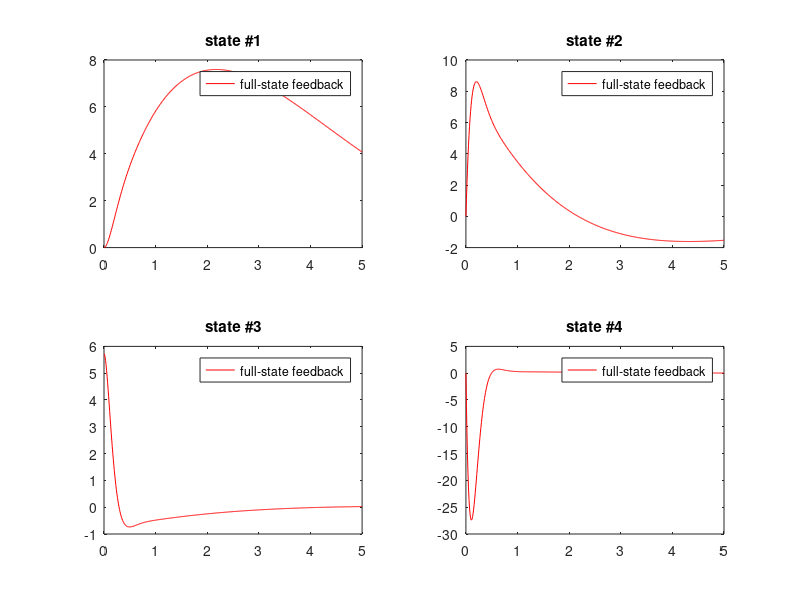

This chart was generated by the following MATLAB code:
clc
close all
clear;

factor = 180/pi;

A = [0 1 0 0;0 0 -1 0;0 0 0 1;0 0 100 0];
B = [0;0.1237;0; -1.2621];
C = eye(4);
%%%%%%%%%%%%%%%%%%%%%%%%%%%%%
% Poles:
%%%%%%%%%%%%%%%%%%%%%%%%%%%%%
FullFeedbackPoles = [-8-6i;-8+6i;-0.4-0.3i;-0.4+0.3i];

t = 0:0.01:5;
%%%%%%%%%%%%%%%%%%%%%%%%%%%%%
% System checks
%%%%%%%%%%%%%%%%%%%%%%%%%%%%%
    PC = [B A*B A^2*B A^3*B];
    %fprintf('Controllability matrix:\n');
    %disp(PC)
    if (abs(det(PC))>0.001)
        fprintf('System is controllable!\n');
    else
        fprintf('System is NOT controllable!\n');
    end
%%%%%%%%%%%%%%%%%%%%%%%%%%%%%
% Calc K for full state feedback
%%%%%%%%%%%%%%%%%%%%%%%%%%%%%
    K = acker(A,B,FullFeedbackPoles);
    fprintf('K for full state feedback:\n');
    disp(K);
    %%%%%%%%%%%%%%%%%%%%%%%%%%%%%%%%%%%%%%%%%%%%%%%%%%%%%%
    % Implement ackermann equation "by hand"
    %%%%%%%%%%%%%%%%%%%%%%%%%%%%%%%%%%%%%%%%%%%%%%%%%%%%%%
        den = poly(FullFeedbackPoles);    
        q = zeros(size(A));
        N = length(den);
        for k = 1:N        
            q = q + A^(N-k) * den(k);
        end
        K0 = [0 0 0 1]*inv(PC)*q;
        if norm(K-K0) > 1e-10
            disp('error');
        end
    
%%%%%%%%%%%%%%%%%%%%%%%%%%%%%
% Full-state feedback
%%%%%%%%%%%%%%%%%%%%%%%%%%%%%
    Afull = A - B*K;
    disp(Afull)
    full = ss(Afull,B,C,0);
    x0 = [0 0 0.1 0]; % Initial state
    ufull = lsim(full,zeros(size(t)),t,x0);


%%%%%%%%%%%%%%%%%%%%%%%%%%%%%
% Plots
%%%%%%%%%%%%%%%%%%%%%%%%%%%%%

for k = 1:4
    subplot(2,2,k);
    plot(t,ufull(:,k)*factor,'red');   
    s = sprintf('state #%d',k);
    title(s)
    legend('full-state feedback');
end
